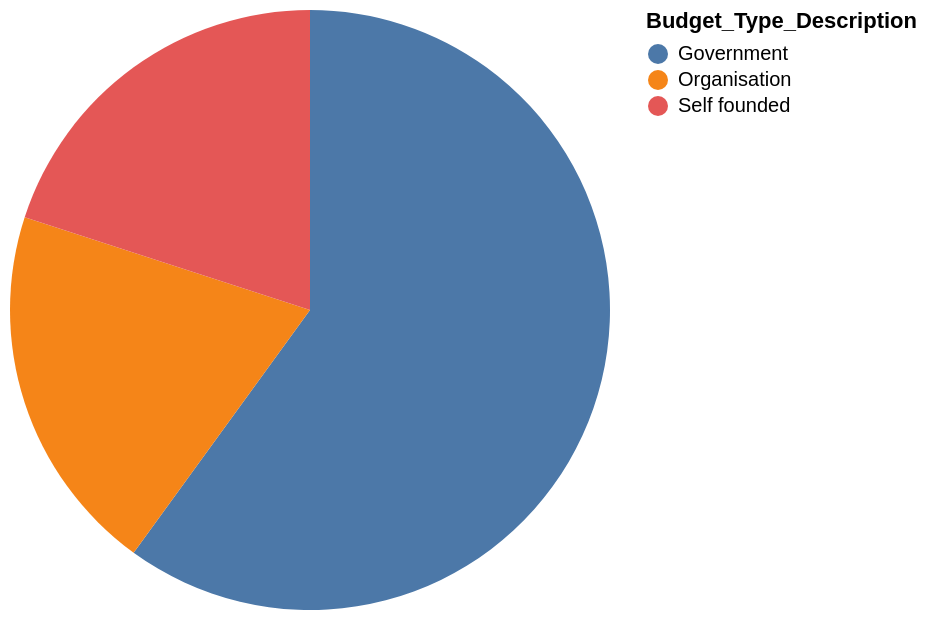

This figure's Vega-Lite source:
### Vega-Lite specification from a JSON file in a GitHub repository (floating-point values rounded to 4 significant figures)
{"data": {"values": [{"x_data": "Government", "y_data": 6}, {"x_data": "Organisation", "y_data": 2}, {"x_data": "Self founded", "y_data": 2}]}, "mark": "arc", "encoding": {"theta": {"field": "y_data", "type": "quantitative", "title": "COUNT(Budget_Type_Description)"}, "color": {"field": "x_data", "type": "nominal", "title": "Budget_Type_Description"}}}
